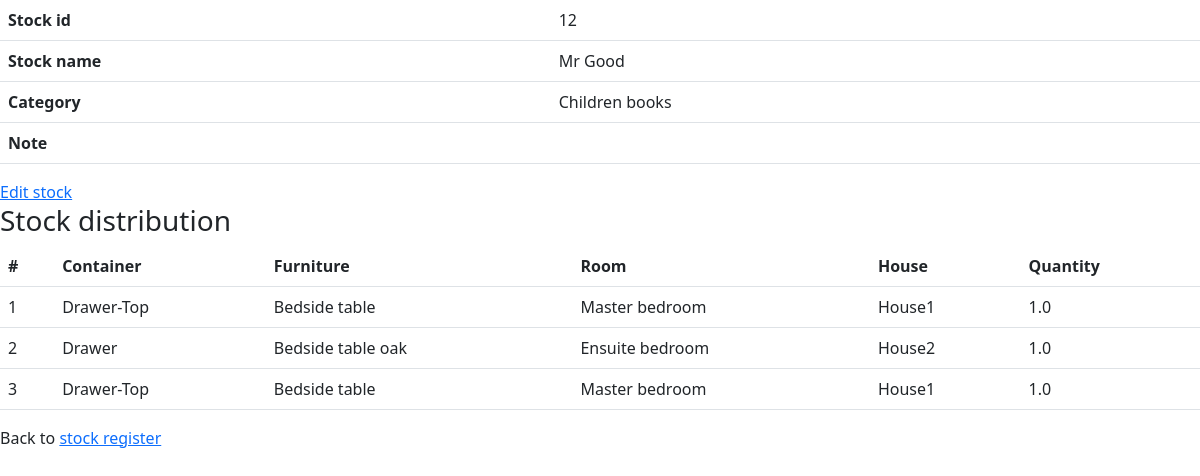
Before: /stock_info/12 (signed in) with the older database file.
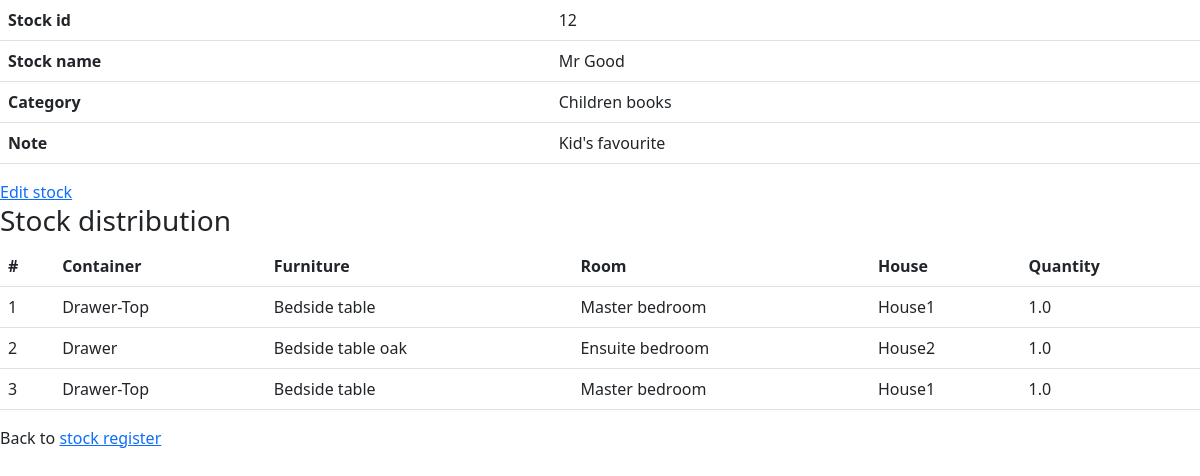
After: the same page with the newer database file.
### tables this page shows
CREATE TABLE stock(stock_id INTEGER PRIMARY KEY AUTOINCREMENT, stock_name TEXT NOT NULL, category_id INTEGER NOT NULL, note TEXT, user_id INTEGER REFERENCES user(id), FOREIGN KEY(category_id) REFERENCES category(category_id));

CREATE TABLE category (
    category_id INTEGER PRIMARY KEY AUTOINCREMENT, 
    category TEXT NOT NULL, 
    description TEXT,
    user_id INTEGER REFERENCES user(id)
    );

CREATE TABLE container (container_id INTEGER PRIMARY KEY AUTOINCREMENT,furniture_id INTEGER, container_name TEXT NOT NULL, is_unassigned INTEGER DEFAULT 0, FOREIGN KEY (furniture_id) REFERENCES furniture (furniture_id));

CREATE TABLE furniture (furniture_id INTEGER PRIMARY KEY AUTOINCREMENT, furniture_name TEXT NOT NULL, room_id INTEGER, FOREIGN KEY (room_id) REFERENCES room (room_id));

CREATE TABLE room (room_id INTEGER PRIMARY KEY AUTOINCREMENT, room_name TEXT NOT NULL, house_id INTEGER, FOREIGN KEY (house_id) REFERENCES house (house_id));

CREATE TABLE house (house_id INTEGER PRIMARY KEY AUTOINCREMENT, house_name TEXT NOT NULL, user_id INTEGER REFERENCES user(id));

CREATE TABLE stock_container (
  stock_container_id INTEGER PRIMARY KEY AUTOINCREMENT,
  stock_id INTEGER NOT NULL,
  container_id INTEGER NOT NULL, quantity FLOAT NOT NULL,
  FOREIGN KEY (stock_id) REFERENCES stock (stock_id),
  FOREIGN KEY (container_id) REFERENCES container (container_id)
);

### app.py (the view)
@app.route("/stock_info/<int:stock_id>")
@login_required
def stock_info(stock_id):
    db = get_db_connection()
    stock_info = db.execute(
        "SELECT stock_container.stock_container_id, stock.stock_id, stock.stock_name, category.category, stock.note, container.container_name, furniture.furniture_name, room.room_name, house.house_name, stock_container.quantity FROM stock_container JOIN stock ON stock.stock_id=stock_container.stock_id JOIN category ON category.category_id=stock.category_id JOIN container ON container.container_id=stock_container.container_id JOIN furniture ON furniture.furniture_id=container.furniture_id JOIN room ON room.room_id=furniture.room_id JOIN house ON house.house_id=room.house_id WHERE stock.stock_id=?",
        [stock_id],
    ).fetchall()
    stock_location = {}
    for row in stock_info:
        (
            stock_container_id,
            stock_id,
            stock_name,
            category,
            note,
            container_name,
            furniture_name,
            room_name,
            house_name,
            quantity,
        ) = row
        if stock_container_id not in stock_location:
            stock_location[stock_container_id] = {
                "stock_id": stock_id,
                "stock_name": stock_name,
                "category": category,
                "note": note,
                "container_name": container_name,
                "furniture_name": furniture_name,
                "room_name": room_name,
                "house_name": house_name,
                "quantity": quantity,
            }
    return render_template(
        "stock_info.html", stock_info=stock_info, stock_location=stock_location
    )

### app.py (called while the page is built)
@login_manager.user_loader
def load_user(user_id):
    conn = sqlite3.connect("myStuff.db")
    c = conn.cursor()
    c.execute("SELECT * FROM user WHERE id=?", [user_id])
    user = c.fetchone()
    if user:
        return User(user[0], user[1])
    else:
        return None

def get_db_connection():
    conn = sqlite3.connect("myStuff.db")
    conn.row_factory = sqlite3.Row
    return conn

### templates/stock_info.html (shortened to what this page needs)
{% extends 'layout.html' %}
{% block body%}
{% if edit_mode %}
<form method="POST" action="/update_stock_info/{{ stock_info[0]['stock_id'] }}">
    <table class='table'>
        <tr>
            <th scope="row">Stock id</th>
            <td>{{stock_info[0]["stock_id"]}}</td>
        </tr>
        <tr>
            <th scope="row">Stock name</th>
            <td><input type='text' name='new_stock_name' value='{{stock_info[0]["stock_name"]}}'></td>
        </tr>
        <tr>
            <th scope="row">Category</th>
            <td>
                <select name='new_category'>
                    <option value='{{stock_info[0]["category_id"]}}' selected>{{stock_info[0]["category"]}}</option>
                    {% for key in categories_dict %}
                    <option value='{{categories_dict[key]}}'>{{key}}
                    </option>
                    {% endfor %}
                </select>
            </td>
        </tr>
        <tr>
            <th scope="row">Note</th>
            <td><input type='text' name='new_note' value='{{stock_info[0]["note"]}}'></td>
        </tr>
    </table>
    <input type="submit" />
</form>
{% else %}
<table class='table'>
    <tr>
        <th scope="row">Stock id</th>
        <td>{{stock_info[0]["stock_id"]}}</td>
    </tr>
    <tr>
        <th scope="row">Stock name</th>
        <td>{{stock_info[0]["stock_name"]}}</td>
    </tr>
    <tr>
        <th scope="row">Category</th>
        <td>{{stock_info[0]["category"]}}</td>
    </tr>
    <tr>
        <th scope="row">Note</th>
        <td>{{stock_info[0]["note"]}}</td>
    </tr>
</table>
<a href='/edit_stock/{{stock_info[0]["stock_id"]}}'>Edit stock</a>
<h3>Stock distribution</h3>
<table class='table'>
    <thead>
        <tr>
            <th scope="col">#</th>
            <th scope="col">Container</th>
            <th scope="col">Furniture</th>
            <th scope="col">Room</th>
            <th scope="col">House</th>
            <th scope="col">Quantity</th>
        </tr>
    </thead>
    <tbody>
        {% for key, item in stock_location.items() %}
        <tr>
            <td class="counter-cell" scope="row"></td>
            <td>{{ item["container_name"] }}</td>
            <td>{{ item["furniture_name"] }}</td>
            <td>{{ item["room_name"] }}</td>
            <td>{{ item["house_name"] }}</td>
            <td>{{ item["quantity"] }}</td>
        </tr>
        {% endfor %}
    </tbody>
</table>
{% endif %}
<div>
    <p>Back to <a href='/view_stock'>stock register</a></p>
</div>
{% endblock %}

### templates/layout.html (shortened to what this page needs)
<!DOCTYPE html>
<html lang="en">
<head>
    <link href="https://cdn.jsdelivr.net/npm/bootstrap@5.2.3/dist/css/bootstrap.min.css" rel="stylesheet"
>
</head>
<body>
    {% block body %}
    {% endblock %}
</body>
</html>

### templates/stock_info.html (style rules this page uses)
table { counter-reset: row-counter; }
.counter-cell::before { counter-increment: row-counter; content: counter(row-counter); }

Changed rows visible on the page:
changed stock "Mr Good": note (not shown) → "Kid's favourite"
